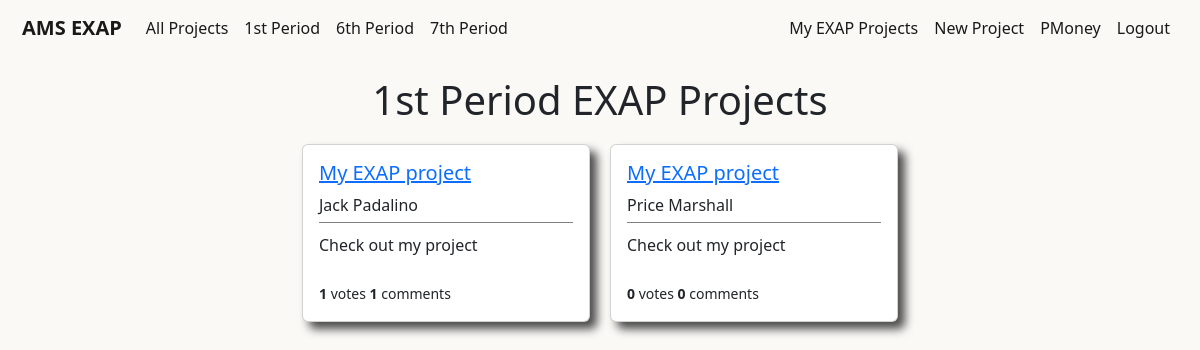
/users/firstperiodprojects/ (signed in), run on an earlier commit of the app's database.
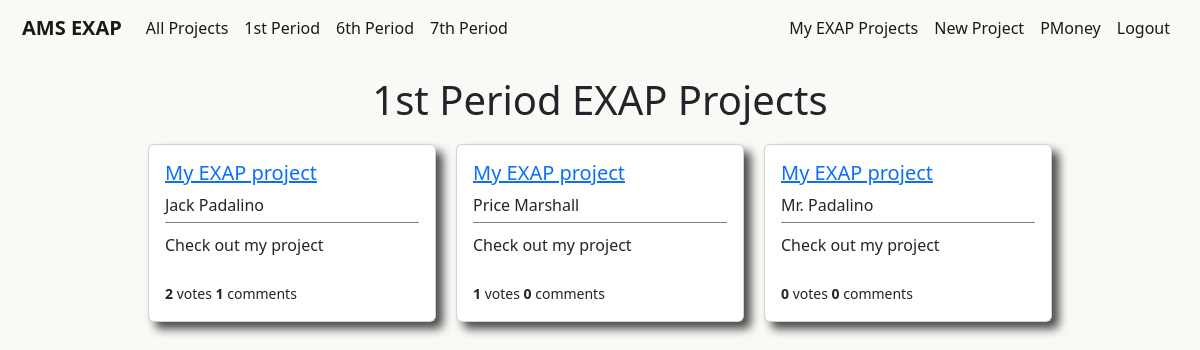
And on a later commit of the database.
### users/models.py (models this page shows, shortened)
class Project(models.Model):
    student = models.ForeignKey(User,on_delete=models.CASCADE)
    period = models.IntegerField(choices=periods,default=1)
    liked = models.ManyToManyField(User,default=None,blank=True,related_name='likes')
    title = models.CharField(max_length=50,default='My EXAP project')
    blurb = models.CharField(max_length=100,default='Check out my project')
    description = models.TextField(default="I haven't written my project description yet, but trust me it will be awesome!")

### users/views.py (the view)
# urls.py: path('firstperiodprojects/',FirstPeriodProjectListView.as_view(),name='users-firstperiodprojects'),
class FirstPeriodProjectListView(LoginRequiredMixin,ListView):
    model = Project
    template_name = 'users/firstperiodprojects.html'
    context_object_name = 'projects'
    def get_queryset(self):
        projects = Project.objects.filter(period=1)
        return projects

### users/templates/users/firstperiodprojects.html
{% extends 'main/base.html' %}
{% block content %}
<div class='page-title'>
    <h1>1st Period EXAP Projects</h1>
</div>
{% if user.is_authenticated %}
    <div class='container'>
        {% for project in projects %}
            <div class="card project-card" style="width: 18rem;">
                <div class="card-body project-card-body">
                    <h5><a class="article-title" href="{% url 'project-details' project.pk %}">{{ project.title }}</a></h5>
                    <h8 class="card-title project-card-student">{{ project.student.first_name }} {{ project.student.last_name }}</h8>
                    <div class='project-card-blurb'>
                        <p class="card-text project-card-text">{{ project.blurb }}</p>
                    </div>
                    <br>
                    <small><b>{{ project.liked.all.count }}</b> votes <b>{{ project.comments.all.count }}</b> comments</small>
                </div>
            </div>
        {% endfor %}
    </div>
{% endif %}
{% endblock content %}

What changed in the data, as far as the page shows it:
computed for Project "Jack": liked.all.count "1" → "2"
computed for Project "Price": liked.all.count "0" → "1"
added Project: title "My EXAP project", student.first_name "Mr.", student.last_name "Padalino", blurb "Check out my project", liked.all.count "0", comments.all.count "0"
